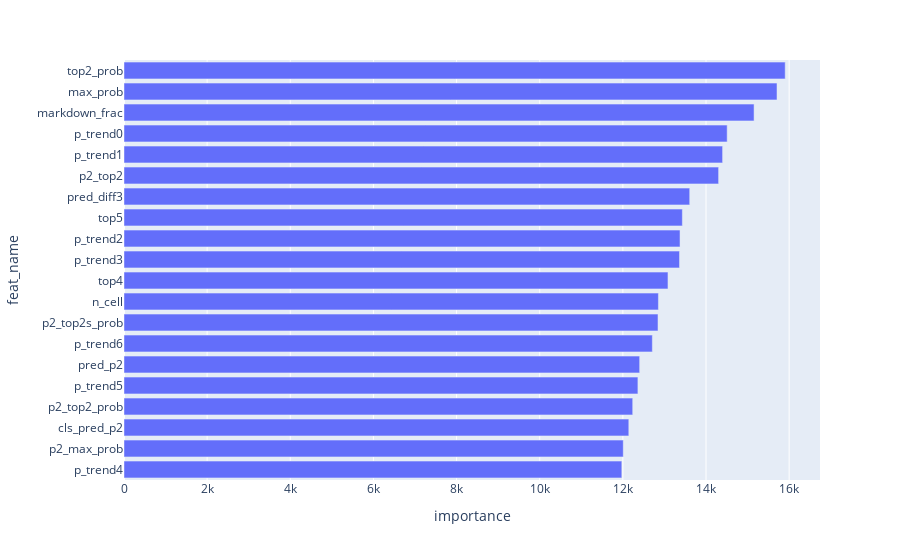

The notebook cell saved with this chart:
### Code cell
gezi.plot.feature_importance(bst, topn=20)

### Figure 1 — Plotly figure (JSON) as saved in the notebook; plotly's stock layout.template omitted (floating-point values rounded to 4 significant figures)
{"data": [{"alignmentgroup": "True", "hovertemplate": "importance=%{x}<br>feat_name=%{y}<extra></extra>", "legendgroup": "", "marker": {"color": "#636efa", "pattern": {"shape": ""}}, "name": "", "offsetgroup": "", "orientation": "h", "showlegend": false, "textposition": "auto", "type": "bar", "x": [11975, 12010, 12143, 12237, 12362, 12404, 12709, 12845, 12855, 13085, 13363, 13375, 13431, 13608, 14303, 14399, 14509, 15156, 15708, 15905], "xaxis": "x", "y": ["p_trend4", "p2_max_prob", "cls_pred_p2", "p2_top2_prob", "p_trend5", "pred_p2", "p_trend6", "p2_top2s_prob", "n_cell", "top4", "p_trend3", "p_trend2", "top5", "pred_diff3", "p2_top2", "p_trend1", "p_trend0", "markdown_frac", "max_prob", "top2_prob"], "yaxis": "y"}], "layout": {"barmode": "relative", "legend": {"tracegroupgap": 0}, "margin": {"t": 60}, "xaxis": {"anchor": "y", "domain": [0, 1], "title": {"text": "importance"}}, "yaxis": {"anchor": "x", "domain": [0, 1], "title": {"text": "feat_name"}}}}
